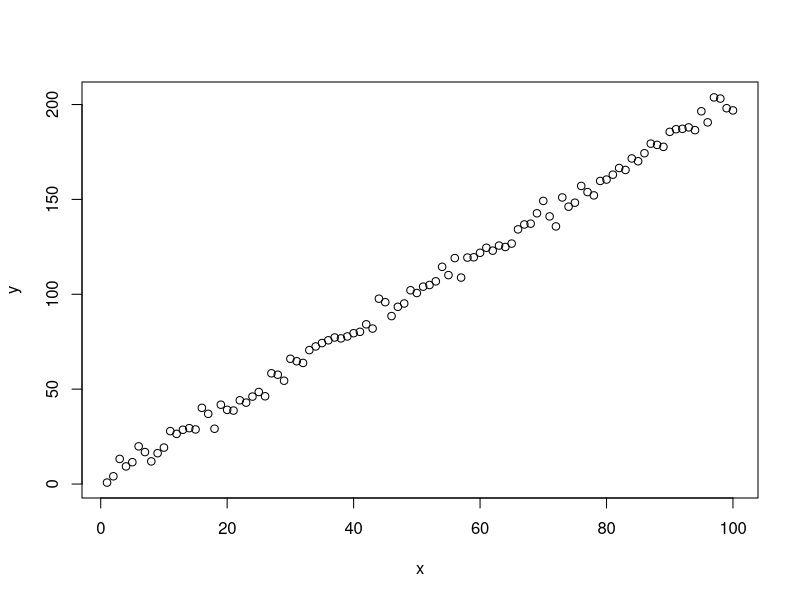
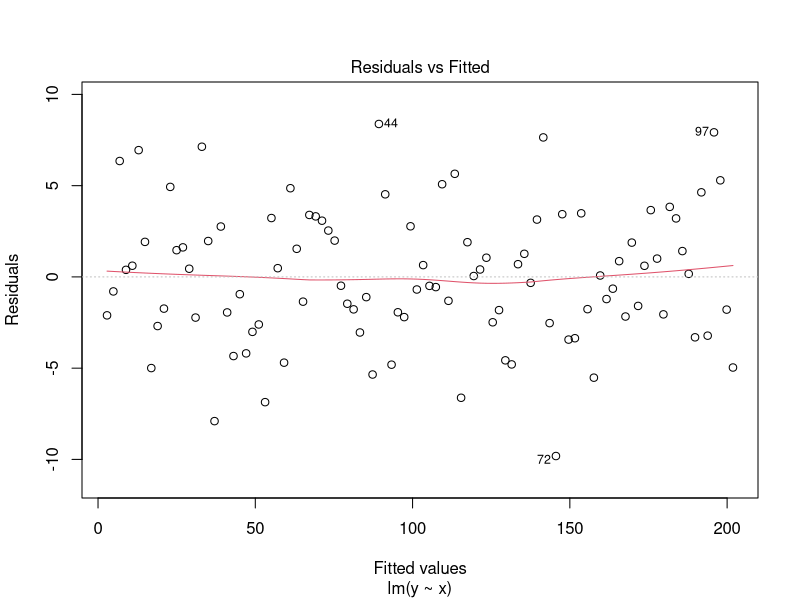
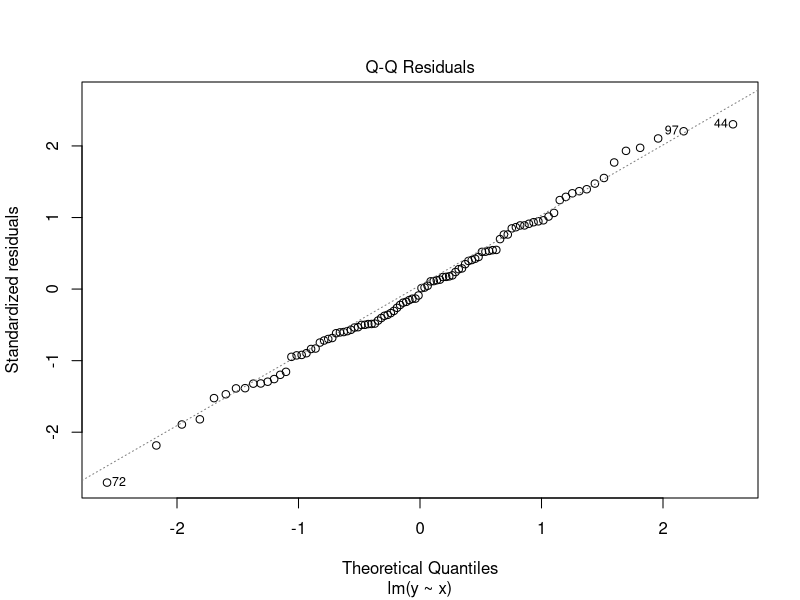
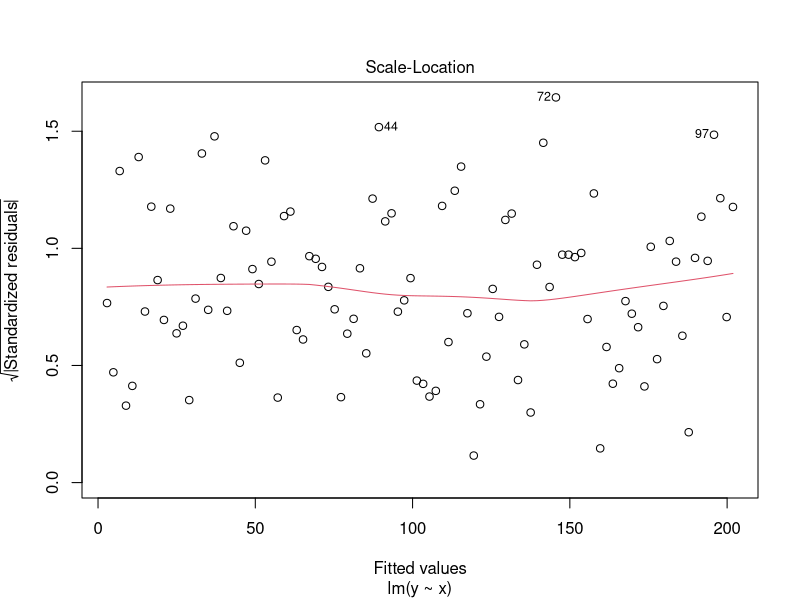
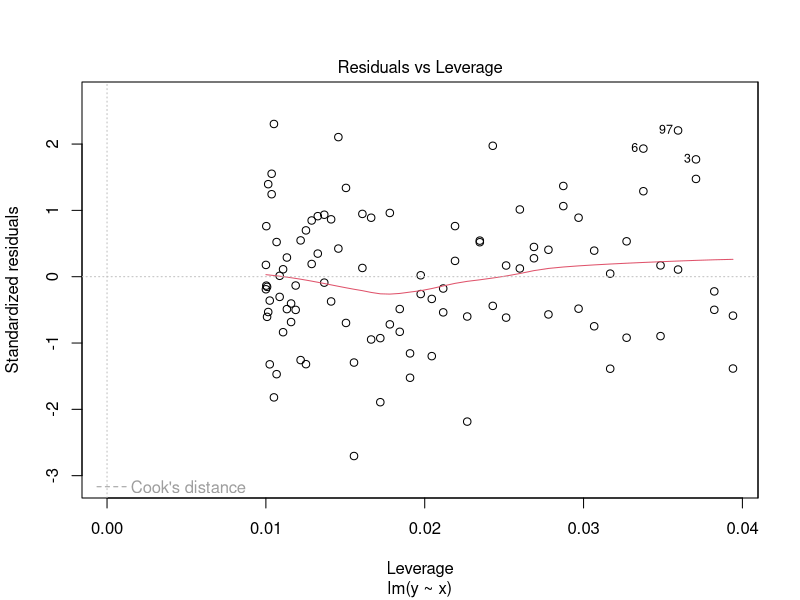
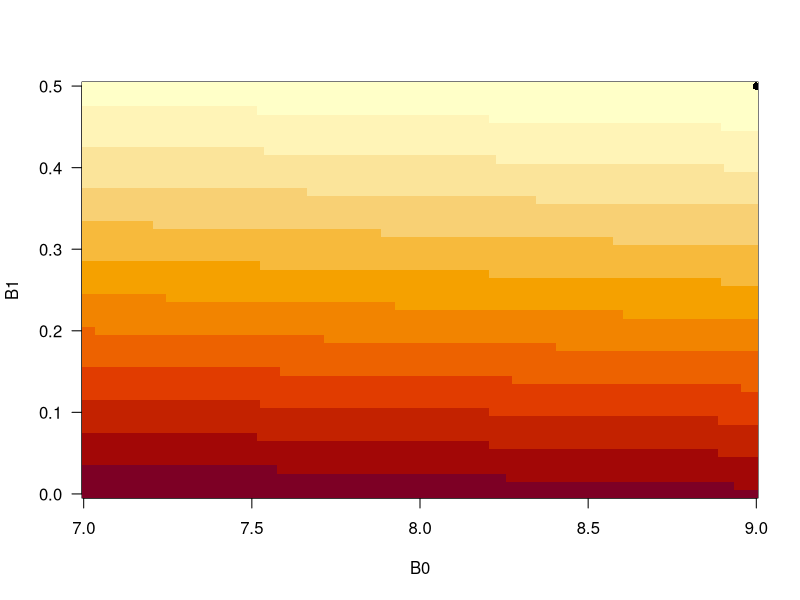

Source code (R) for these figures, in order:
#Amanda Kerkhove and Quinn Smith and Adrianna Gorsky 
#Zoo 955 HW8 MLE

# Q1: Simulate some data for a linear regression using the simple linear regression model: yi = beta_0 + beta_1*xi + error 
# Where error~N(0,sigma).  

set.seed(123)
#50 points, roughly slope of 2, sigma of 4, intercept of 0
b0 <- 1
b1 <- 2
sig <- 4
x <- 1:100

y <- b0 + b1*x + rnorm(length(x), mean=0, sd=sig)
plot(y ~ x)

lm <-lm(y~x)

plot(lm)

summary(lm)

#Model assumptions look alright, qq plot is a little hazy but if you squint hard enough it's ok

lmcoef <-coefficients(lm)
lmcoef
#Pretty close to true values! 

confint(lm,x,level=0.95)
#(Intercept) -0.4646118 2.871600
#x            1.9644238 2.021779

# Q2: Analyze the data generated in Q1 using the normal equation:

x1 <- cbind(rep(1, length(x)), x)
b <- solve(t(x1)%*%x1)%*%(t(x1)%*%y)
b
#The estimates are pretty close to our values! Not as close as the first method though 

# Q3: Analyze the data generated in Q1 using a grid search to minimize the sum of squared errors (no need to iterate more than twice):

calc_rss <- function(y, y_pred){sum((y_pred-y)^2)}

b0_eval <- seq(7,9,0.01)
b1_eval <- seq(0,0.5,0.01)
rss_matrix <- matrix(data=NA, nrow=length(b0_eval), ncol=length(b1_eval), 
                     dimnames=list(b0_eval, b1_eval))

for(i in 1:length(b0_eval)){
  b0_curr <- b0_eval[i]
  for(j in 1:length(b1_eval)){
    b1_curr <- b1_eval[j]
    y_pred <- b0_curr + b1_curr*x
    rss <- calc_rss(y, y_pred)
    rss_matrix[i,j] <- rss
  }
}
min_rss_index <- which(rss_matrix==min(rss_matrix), arr.ind=T)
min_rss_coefs <- c(b0_eval[min_rss_index[1]], b1_eval[min_rss_index[2]])
# Visualize grid search
image(x=b0_eval, y=b1_eval, z=rss_matrix, las=1, xlab="B0", ylab="B1")
points(x=min_rss_coefs[1], y=min_rss_coefs[2], pch=16, cex=1)

#Something is mega wonky here 
#B0 is apparently 7.86
#B1 is apparently 0.05

# Q4: Analyze the data generated in Q1 using a grid search to minimize the negative log likelihood (no need to iterate more than twice).  Note, there is a third parameter that you will need to estimate here: sigma

# Function to calculate the negative log-likelihood
calc_nll <- function(y, y_pred, sig){
  -sum(dnorm(x=y, mean=y_pred, sd=sig, log=T))
}

# Set grid search
b0_eval <- seq(7,9,0.01)
b1_eval <- seq(0,0.5,0.01)
sigma_eval <- seq(2,5,0.1)
nll_array <- array(data=NA, dim=c(length(b0_eval), length(b1_eval), length(sigma_eval)), 
                   dimnames=list(b0_eval, b1_eval, sigma_eval))
# Begin grid search: i <- 1; j <- 1; k <- 1
for(i in 1:length(b0_eval)){
  b0_curr <- b0_eval[i]
  for(j in 1:length(b1_eval)){
    b1_curr <- b1_eval[j]
    for(k in 1:length(sigma_eval)){
      sigma_curr <- sigma_eval[k]
      y_pred <- b0_curr + b1_curr*x
      nll <- calc_nll(y, y_pred, sig)
      nll_array[i,j,k] <- nll
    }
  }
}
# Best params
min_nll_index <- which(nll_array==min(nll_array), arr.ind=T)
min_nll_coefs <- c(b0_eval[min_nll_index[1]], 
                   b1_eval[min_nll_index[2]],
                   sigma_eval[min_nll_index[2]])
